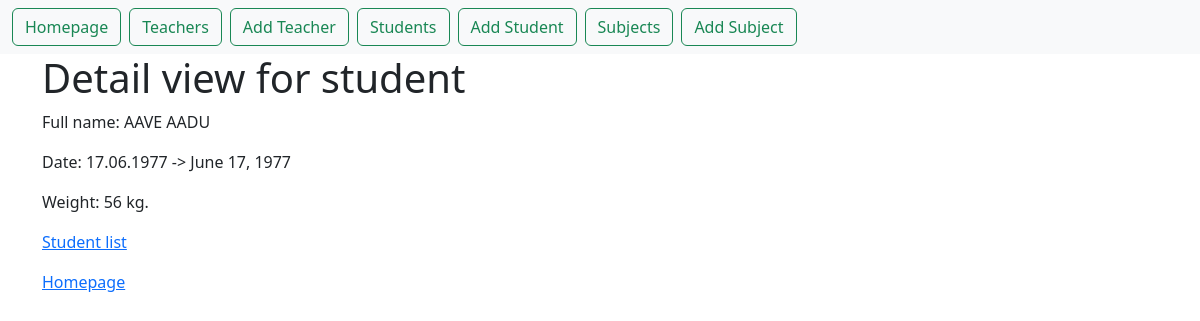
Page /first_app/student_detail/102 on the committed database.
### first_app/models.py (models this page shows)
class Student(models.Model): # klass mis loob tabeli
    name = models.CharField(max_length=100)  # väli välja tüüp ja pikkus
    birth_of_date = models.DateField(null=True, blank=True) # võib olla tühi
    weight = models.IntegerField() # väli kaal, integer tüüpi

### first_app/views.py (the view)
# urls.py: path("student_detail/<int:pk>", views.StudentDetailView.as_view(), name="student_detail"),
class StudentDetailView(DetailView):
    model = Student

### first_app/templates/first_app/student_detail.html
{% extends "base.html" %}
{% block content %}
    <h1>Detail view for student</h1>
    <div>
        <p>Full name: {{ student.name|upper }}</p>
        <p>Date: {{ student.birth_of_date|date:"d.m.Y" }} -> {{ student.birth_of_date }}</p>
        <p>Weight: {{ student.weight }} kg.</p>
    </div>
    <p><a href="/first_app/student_list">Student list</a></p>
    <p><a href="{% url 'first_app:home' %}">Homepage</a></p>
{% endblock %}

### rows in the picture
Student: name "AAVE AADU", birth_of_date "17.06.1977", birth_of_date "June 17, 1977", weight "56"
